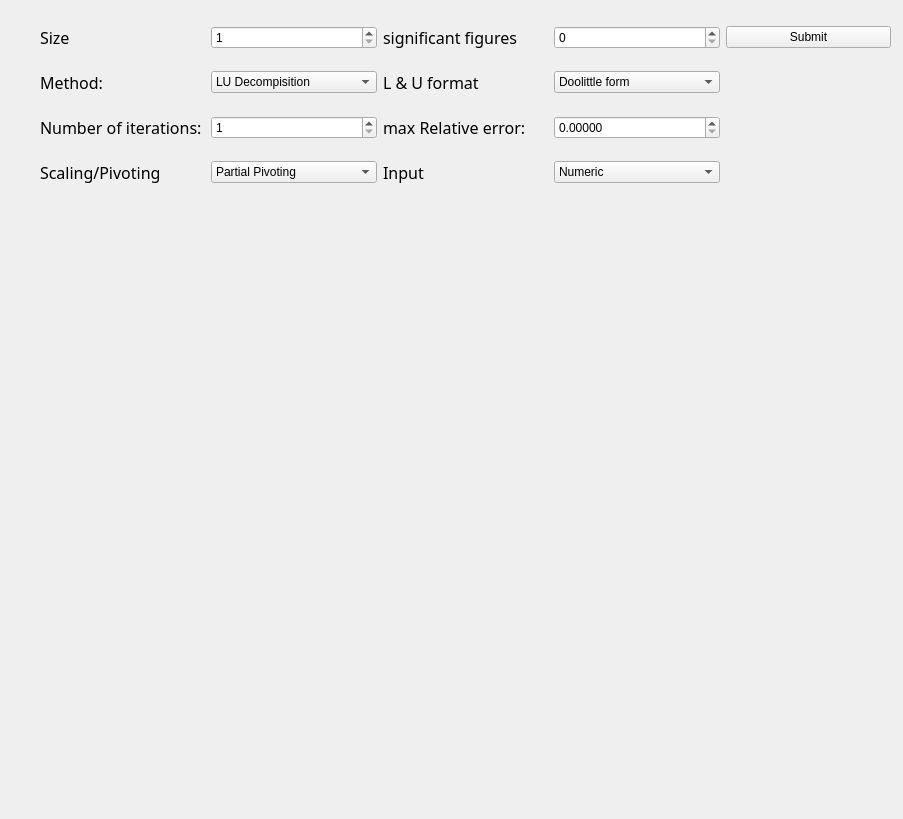
<?xml version="1.0" encoding="UTF-8"?>
<ui version="4.0">
 <class>Form</class>
 <widget class="QWidget" name="Form">
  <property name="geometry">
   <rect>
    <x>0</x>
    <y>0</y>
    <width>903</width>
    <height>819</height>
   </rect>
  </property>
  <property name="windowTitle">
   <string>Form</string>
  </property>
  <widget class="QWidget" name="gridLayoutWidget">
   <property name="geometry">
    <rect>
     <x>40</x>
     <y>10</y>
     <width>851</width>
     <height>191</height>
    </rect>
   </property>
   <layout class="QGridLayout" name="configGrid" rowstretch="0,0,0,0" columnstretch="0,0,0,0,0">
    <property name="sizeConstraint">
     <enum>QLayout::SetNoConstraint</enum>
    </property>
    <property name="leftMargin">
     <number>0</number>
    </property>
    <property name="rightMargin">
     <number>0</number>
    </property>
    <item row="0" column="2">
     <widget class="QLabel" name="Scaling">
      <property name="font">
       <font>
        <family>MV Boli</family>
        <pointsize>12</pointsize>
       </font>
      </property>
      <property name="text">
       <string>significant figures</string>
      </property>
     </widget>
    </item>
    <item row="3" column="2">
     <widget class="QLabel" name="numberOfIterationsLabel_3">
      <property name="font">
       <font>
        <family>MV Boli</family>
        <pointsize>12</pointsize>
       </font>
      </property>
      <property name="layoutDirection">
       <enum>Qt::RightToLeft</enum>
      </property>
      <property name="text">
       <string>Input</string>
      </property>
     </widget>
    </item>
    <item row="1" column="3">
     <widget class="QComboBox" name="formatBox">
      <item>
       <property name="text">
        <string>Doolittle form</string>
       </property>
      </item>
      <item>
       <property name="text">
        <string>Crout form</string>
       </property>
      </item>
      <item>
       <property name="text">
        <string>Cholesky form</string>
       </property>
      </item>
     </widget>
    </item>
    <item row="1" column="2">
     <widget class="QLabel" name="formatLabel">
      <property name="font">
       <font>
        <family>MV Boli</family>
        <pointsize>12</pointsize>
       </font>
      </property>
      <property name="text">
       <string>L &amp; U format</string>
      </property>
     </widget>
    </item>
    <item row="0" column="0">
     <widget class="QLabel" name="sizeLabel">
      <property name="font">
       <font>
        <family>MV Boli</family>
        <pointsize>12</pointsize>
        <bold>false</bold>
       </font>
      </property>
      <property name="layoutDirection">
       <enum>Qt::RightToLeft</enum>
      </property>
      <property name="autoFillBackground">
       <bool>false</bool>
      </property>
      <property name="text">
       <string>Size</string>
      </property>
     </widget>
    </item>
    <item row="3" column="1">
     <widget class="QComboBox" name="comboBox">
      <item>
       <property name="text">
        <string>Partial Pivoting</string>
       </property>
      </item>
      <item>
       <property name="text">
        <string>Scaling</string>
       </property>
      </item>
     </widget>
    </item>
    <item row="2" column="0">
     <widget class="QLabel" name="numberOfIterationsLabel">
      <property name="font">
       <font>
        <family>MV Boli</family>
        <pointsize>12</pointsize>
       </font>
      </property>
      <property name="layoutDirection">
       <enum>Qt::RightToLeft</enum>
      </property>
      <property name="text">
       <string>Number of iterations:</string>
      </property>
     </widget>
    </item>
    <item row="0" column="3">
     <widget class="QSpinBox" name="significantFig"/>
    </item>
    <item row="3" column="3">
     <widget class="QComboBox" name="comboBox_2">
      <item>
       <property name="text">
        <string>Numeric</string>
       </property>
      </item>
      <item>
       <property name="text">
        <string>Charcaters</string>
       </property>
      </item>
     </widget>
    </item>
    <item row="2" column="1">
     <widget class="QSpinBox" name="numberOfIterations">
      <property name="enabled">
       <bool>true</bool>
      </property>
      <property name="frame">
       <bool>true</bool>
      </property>
      <property name="keyboardTracking">
       <bool>true</bool>
      </property>
      <property name="showGroupSeparator" stdset="0">
       <bool>false</bool>
      </property>
      <property name="prefix">
       <string notr="true"/>
      </property>
      <property name="minimum">
       <number>1</number>
      </property>
      <property name="maximum">
       <number>1000</number>
      </property>
     </widget>
    </item>
    <item row="2" column="3">
     <widget class="QDoubleSpinBox" name="error">
      <property name="decimals">
       <number>5</number>
      </property>
     </widget>
    </item>
    <item row="1" column="0">
     <widget class="QLabel" name="methodLabel">
      <property name="font">
       <font>
        <family>MV Boli</family>
        <pointsize>12</pointsize>
       </font>
      </property>
      <property name="layoutDirection">
       <enum>Qt::RightToLeft</enum>
      </property>
      <property name="text">
       <string>Method: </string>
      </property>
     </widget>
    </item>
    <item row="0" column="4">
     <widget class="QPushButton" name="Sbmit">
      <property name="text">
       <string>Submit</string>
      </property>
     </widget>
    </item>
    <item row="2" column="2">
     <widget class="QLabel" name="errorLabel">
      <property name="font">
       <font>
        <family>MV Boli</family>
        <pointsize>12</pointsize>
       </font>
      </property>
      <property name="text">
       <string>max Relative error:</string>
      </property>
     </widget>
    </item>
    <item row="0" column="1">
     <widget class="QSpinBox" name="Size">
      <property name="enabled">
       <bool>true</bool>
      </property>
      <property name="frame">
       <bool>true</bool>
      </property>
      <property name="keyboardTracking">
       <bool>true</bool>
      </property>
      <property name="showGroupSeparator" stdset="0">
       <bool>false</bool>
      </property>
      <property name="prefix">
       <string notr="true"/>
      </property>
      <property name="minimum">
       <number>1</number>
      </property>
      <property name="maximum">
       <number>1000</number>
      </property>
     </widget>
    </item>
    <item row="1" column="1">
     <widget class="QComboBox" name="methodBox">
      <item>
       <property name="text">
        <string>LU Decompisition</string>
       </property>
      </item>
      <item>
       <property name="text">
        <string>Gauss Elimination</string>
       </property>
      </item>
      <item>
       <property name="text">
        <string>Gauss Jordan</string>
       </property>
      </item>
      <item>
       <property name="text">
        <string>Gauss seidel</string>
       </property>
      </item>
      <item>
       <property name="text">
        <string>Jacobi Method</string>
       </property>
      </item>
     </widget>
    </item>
    <item row="3" column="0">
     <widget class="QLabel" name="numberOfIterationsLabel_2">
      <property name="font">
       <font>
        <family>MV Boli</family>
        <pointsize>12</pointsize>
       </font>
      </property>
      <property name="layoutDirection">
       <enum>Qt::RightToLeft</enum>
      </property>
      <property name="text">
       <string>Scaling/Pivoting</string>
      </property>
     </widget>
    </item>
   </layout>
  </widget>
  <widget class="QWidget" name="widget" native="true">
   <property name="geometry">
    <rect>
     <x>50</x>
     <y>350</y>
     <width>821</width>
     <height>471</height>
    </rect>
   </property>
   <widget class="QWidget" name="charWidget" native="true">
    <property name="geometry">
     <rect>
      <x>0</x>
      <y>0</y>
      <width>821</width>
      <height>591</height>
     </rect>
    </property>
    <widget class="QWidget" name="matrixWidget" native="true">
     <property name="geometry">
      <rect>
       <x>-1</x>
       <y>-1</y>
       <width>821</width>
       <height>471</height>
      </rect>
     </property>
    </widget>
   </widget>
  </widget>
  <widget class="QWidget" name="initialsWidget" native="true">
   <property name="geometry">
    <rect>
     <x>39</x>
     <y>230</y>
     <width>851</width>
     <height>80</height>
    </rect>
   </property>
  </widget>
 </widget>
 <resources/>
 <connections/>
</ui>
